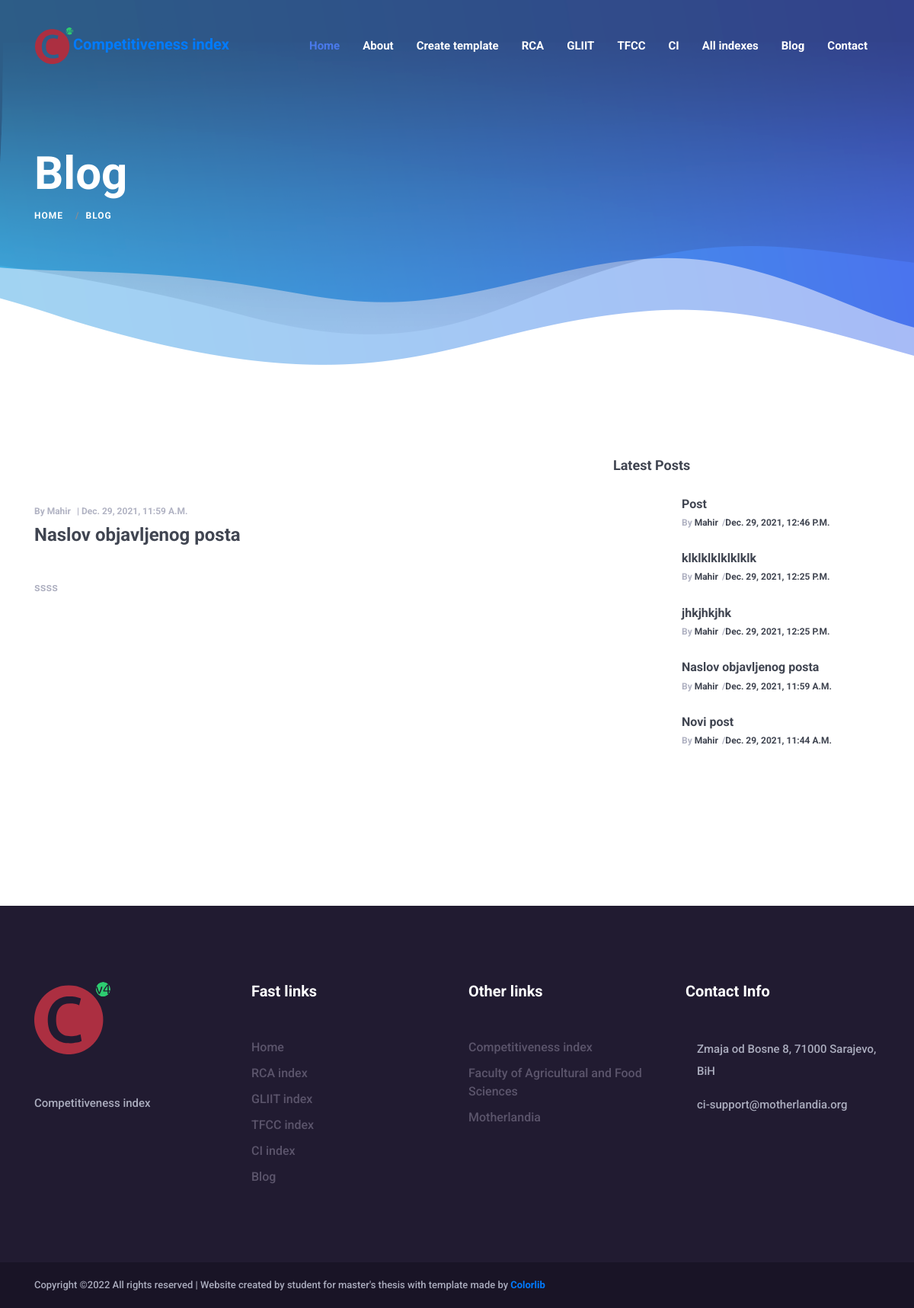
The page /2021/12/29/naslov-bla/ on the database its author committed.
### blog/models.py (models this page shows, shortened)
class Post(models.Model):
    title = models.CharField(max_length=300, unique=True)
    slika = StdImageField(upload_to='blog_slike', variations={'large': (1000, 560), 'thumbnail': (150, 150)}, delete_orphans=True, default='default.jpg')
    slug = models.SlugField(max_length=300, unique_for_date='created_at')
    author = models.ForeignKey(User, on_delete=models.CASCADE, related_name='blog_posts')
    content = models.TextField()
    status = models.IntegerField(choices=STATUS, default=0)
    created_at = models.DateTimeField(auto_now_add=True)
    updated_at = models.DateTimeField(auto_now=True)
    def get_absolute_url(self):
        return reverse('blog_detail', args=[self.created_at.year, self.created_at.month, self.created_at.day, self.slug])
    class Meta:
        ordering = ['-created_at']

### blog/views.py (the view)
# urls.py: path('<int:year>/<int:month>/<int:day>/<slug:post>/', views.postDetail,  name='blog_detail'),
def postDetail(request, year, month, day, post):
    latest_posts=Post.objects.all()[:5]
    post = get_object_or_404(Post, slug=post, status='1', created_at__year=year, created_at__month=month, created_at__day=day)
    return render(request, 'blog/blog_post.html', {'post': post, 'latest_posts': latest_posts, 'page_title': 'Blog' })

### indexapp/templates/blog/blog_post.html (shortened to what this page needs)
{% extends "base.html" %}
{% load static %}
    {% block content %}
    <section class="blog-area section_padding_100">
        <div class="container">
            <div class="row">
                <div class="col-12 col-md-8">
                    <div class="mosh-blog-posts">
                        <div class="row">
                            <div class="col-12">
                                <div class="single-blog wow fadeInUp" data-wow-delay="0.1s">
                                    <div class="blog-post-thumb">
                                    </div>
                                    <div class="post-meta">
                                        <h6>By <a href="#">{{ post.author }}</a> | {{ post.created_at }}</h6>
                                    </div>
                                    <h2>{{ post.title }}</h2>
                                    <p style="color:#383838">{{ post.content|linebreaks }}</p>
                                </div>
                            </div>
                        </div>
                    </div>
                </div>
                {% include "blog/sidebar.html" %}
    {% endblock content %}

### indexapp/templates/base.html (shortened to what this page needs)
{% load static %}
<!DOCTYPE html>
<html lang="en">
<head>
        {% block bootsrap %}
            {% load bootstrap4 %}
            {% bootstrap_css %}
        {% endblock bootsrap %}
    <link href= "{% static 'style.css' %}" rel="stylesheet">
    <link href= "{% static 'css/responsive.css' %}" rel="stylesheet">
</head>
<body>
    {% include "home/header.html" %}
{% block header_parent %}
    <div class="mosh-breadcumb-area" style="background-image: url('{% static "img/core-img/breadcumb.png" %}')";>
        <div class="container h-100">
            <div class="row h-100 align-items-center">
                <div class="col-12">
                    <div class="bradcumbContent">
                        <h2>{{page_title}}</h2>
                        <nav aria-label="breadcrumb">
                            <ol class="breadcrumb">
                                <li class="breadcrumb-item"><a href="{% url 'home' %}">Home</a></li>
                                <li class="breadcrumb-item active" aria-current="page"> {{page_title}} </li>
                            </ol>
                        </nav>
                    </div>
                </div>
            </div>
        </div>
    </div>
{% endblock %}
    {% block content %}{% endblock %}
    {% include "home/footer.html" %}
</body>
</html>

### indexapp/templates/parts/analytics.html (shortened to what this page needs)
{% load google_analytics_tags %}

### indexapp/templates/home/header.html (shortened to what this page needs)
{% load static %}
    <header class="header_area">
        <div class="container-fluid h-100">
            <div class="row h-100">
                <div class="col-12 h-100">
                    <div class="menu_area h-100">
                        <nav class="navbar h-100 navbar-expand-lg align-items-center">
                            <a class="navbar-brand" href="{% url 'home' %}"><img src="{% static 'img/core-img/logo_ci.svg' %}" alt="logo" width="50" height="60">Competitiveness index</a>
                            <div class="collapse navbar-collapse justify-content-end" id="mosh-navbar">
                                <ul class="navbar-nav animated" id="nav">
                                    <li class="nav-item active"><a class="nav-link" href="{% url 'home' %}">Home</a></li>
                                    <li class="nav-item"><a class="nav-link" href="{% url 'about' %}">About</a>
                                    <li class="nav-item"><a class="nav-link" href="{% url 'template' %}">Create template</a>
                                    <li class="nav-item"><a class="nav-link" href="{% url 'rca' %}">RCA</a>
                                    <li class="nav-item"><a class="nav-link" href="{% url 'gliit' %}">GLIIT</a>
                                    <li class="nav-item"><a class="nav-link" href="{% url 'tfcc' %}">TFCC</a>
                                    <li class="nav-item"><a class="nav-link" href="{% url 'ci' %}">CI</a>
                                    <li class="nav-item"><a class="nav-link" href="{% url 'all' %}">All indexes</a>
                                    <li class="nav-item"><a class="nav-link" href="{% url 'blog' %}">Blog</a>
                                    <li class="nav-item"><a class="nav-link" href="{% url 'contact' %}">Contact</a></li>
                                </ul>
                            </div>
                        </nav>
                    </div>
                </div>
            </div>
        </div>
    </header>

### indexapp/templates/blog/sidebar.html (shortened to what this page needs)
{% load static %}
                <div class="col-12 col-md-4">
                    <div class="mosh-blog-sidebar">
                        <div class="latest-blog-posts mb-100">
                            <h5>Latest Posts</h5>
                            {% for post in latest_posts %}
                            <div class="single-latest-blog-post d-flex">
                                <div class="latest-blog-post-thumb">
                                </div>
                                <div class="latest-blog-post-content">
                                    <h6><a href="{{ post.get_absolute_url }}">{{ post.title }}</a></h6>
                                    <div class="post-meta">
                                        <h6>By <a href="#">{{ post.author }}</a>/<a href="#">{{ post.created_at}}</a></h6>
                                    </div>
                                </div>
                            </div>
                            {% endfor %}
                        </div>
                    </div>
                </div>
            </div>
        </div>
    </section>

### indexapp/templates/home/footer.html (shortened to what this page needs)
{% load static %}
    <footer class="footer-area clearfix">
        <div class="top-footer-area section_padding_100_0">
            <div class="container">
                <div class="row">
                    <div class="col-12 col-sm-6 col-lg-3">
                        <div class="single-footer-widget mb-100">
                            <a href="{% url 'home' %}" class="mb-50 d-block"><img src="{% static 'img/core-img/logo_ci.svg' %}" width="100" height="100" alt=""></a>
                            <p>Competitiveness index</p>
                        </div>
                    </div>
                    <div class="col-12 col-sm-6 col-lg-3">
                        <div class="single-footer-widget mb-100">
                            <h5>Fast links</h5>
                            <ul>
                                <li><a href="{% url 'home' %}">Home</a></li>
                                <li><a href="{% url 'rca' %}">RCA index</a></li>
                                <li><a href="{% url 'gliit' %}">GLIIT index</a></li>
                                <li><a href="{% url 'tfcc' %}">TFCC index</a></li>
                                <li><a href="{% url 'ci' %}">CI index</a></li>
                                <li><a href="{% url 'blog' %}">Blog</a></li>
                            </ul>
                        </div>
                    </div>
                    <div class="col-12 col-sm-6 col-lg-3">
                        <div class="single-footer-widget mb-100">
                            <h5>Other links</h5>
                            <ul>
                                <li><a href="{% url 'home' %}">Competitiveness index</a></li>
                                <li><a href="https://www.ppf.unsa.ba/">Faculty of Agricultural and Food Sciences</a></li>
                                <li><a href="http://motherlandia.org/">Motherlandia</a></li>
                            </ul>
                        </div>
                    </div>
                    <div class="col-12 col-sm-6 col-lg-3">
                        <div class="single-footer-widget mb-100">
                            <h5>Contact Info</h5>
                            <div class="footer-single-contact-info d-flex">
                                <p style="text-align: left">Zmaja od Bosne 8, 71000 Sarajevo, BiH</p>
                            </div>
                            <div class="footer-single-contact-info d-flex">
                                <p style="text-align: left">ci-support@motherlandia.org</p>
                            </div>
                        </div>
                    </div>
                </div>
            </div>
        </div>
        <div class="footer-bottom-area">
            <div class="container h-100">
                <div class="row h-100">
                    <div class="col-12 h-100">
                        <div class="footer-bottom-content h-100 d-md-flex justify-content-between align-items-center">
                            <div class="copyright-text">
                                <p>
Copyright &copy;<script>document.write(new Date().getFullYear());</script> All rights reserved | Website created by student for master's thesis with template made by <a href="https://colorlib.com" target="_blank">Colorlib</a>
</p>
                            </div>
                        </div>
                    </div>
                </div>
            </div>
        </div>
    </footer>

### static/style.css (style rules this page uses)
* { margin: 0; padding: 0; }
body, html { font-family: 'Roboto', sans-serif; }
h1, h2, h3, h4, h5, h6 { font-family: 'Roboto', sans-serif; font-weight: 700; color: #404551; line-height: 1.2; }
a, a:hover, a:focus, a:active { font-weight: 700; text-decoration: none; -webkit-transition-duration: 500ms; transition-duration: 500ms; }
li { list-style: none; }
p { font-family: 'Roboto', sans-serif; color: #abadbe; font-size: 15px; font-weight: 500; margin-top: 0; line-height: 1.9; }
ul, ol { margin: 0; padding: 0; }
img { max-width: 100%; height: auto; }
.section_padding_100 { padding-top: 100px; padding-bottom: 100px; }
.section_padding_100_0 { padding-top: 100px; padding-bottom: 0; }
.mb-50 { margin-bottom: 50px; }
.mb-100 { margin-bottom: 100px; }
.header_area { left: 0; position: absolute; width: 100%; z-index: 999; top: 0; padding: 0 15px; height: 120px; background-color: transparent; -webkit-transition-duration: 700ms; transition-duration: 700ms; }
.menu_area { position: relative; z-index: 2; }
.menu_area #nav .nav-link { color: #fff; display: block; font-size: 15px; -webkit-transition-duration: 500ms; transition-duration: 500ms; padding: 0 15px; }
.menu_area #nav .nav-link:hover, .menu_area #nav .nav-item.active .nav-link, .menu_area .dropdown-item:hover { color: #4a7aec; }
.navbar-nav { -webkit-transition-duration: 500ms; transition-duration: 500ms; }
.footer-area { position: relative; z-index: 1; background-color: #211b31; }
.single-footer-widget h5 { color: #fff; margin-bottom: 50px; }
.single-footer-widget ul > li > a { color: rgba(226, 219, 243, 0.30); margin-bottom: 10px!important; display: block; font-weight: 500; }
.single-footer-widget ul > li > a:last-child { margin-bottom: 0; }
.copyright-text > p { margin-bottom: 0; font-size: 13px; }
.footer-bottom-area { background-color: #191426; height: 60px; }
.mosh-breadcumb-area { height: 500px; width: 100%; position: relative; z-index: 1; }
.bradcumbContent h2 { color: #fff; font-size: 60px; }
.bradcumbContent .breadcrumb { padding: 0; background-color: transparent; border-radius: 0; margin-top: 10px; }
.bradcumbContent .breadcrumb-item a, .bradcumbContent .breadcrumb-item { color: #fff; font-size: 12px; font-weight: 700; letter-spacing: 1px; text-transform: uppercase; }
.blog-area { position: relative; z-index: 5; }
.single-blog { margin-bottom: 100px; }
.single-blog .blog-post-thumb { margin-bottom: 40px; }
.single-blog h2 { font-size: 24px; margin-bottom: 20px; }
.post-meta { margin-bottom: 10px; }
.post-meta h6 { color: #b1b3c3; text-transform: capitalize; margin-bottom: 0; font-size: 12px; }
.post-meta h6 a { color: #b1b3c3; display: inline-block; margin-right: 5px; }
.single-blog p { margin-bottom: 40px; }
.blog-post-archives > h5, .blog-post-categories > h5, .latest-blog-posts > h5, .instagram-feeds > h5 { font-size: 18px; margin-bottom: 30px; }
.latest-blog-post-content h6 > a { color: #404551; }
.single-latest-blog-post { margin-bottom: 20px; }
.latest-blog-post-thumb { width: 70px; -webkit-box-flex: 0; -ms-flex: 0 0 70px; flex: 0 0 70px; margin-right: 20px; }

### rows shown on the page
Post: author "Mahir", created_at "Dec. 29, 2021, 11:59 A.m.", title "Naslov objavljenog posta", content "ssss"
Post: title "Post", author "Mahir", created_at "Dec. 29, 2021, 12:46 P.m."
Post: title "klklklklklklklk", author "Mahir", created_at "Dec. 29, 2021, 12:25 P.m."
Post: title "jhkjhkjhk", author "Mahir", created_at "Dec. 29, 2021, 12:25 P.m."
Post: title "Novi post", author "Mahir", created_at "Dec. 29, 2021, 11:44 A.m."

### other values the page prints
{{ page_title }} "Blog"
{{ page_title }} "BLOG"
